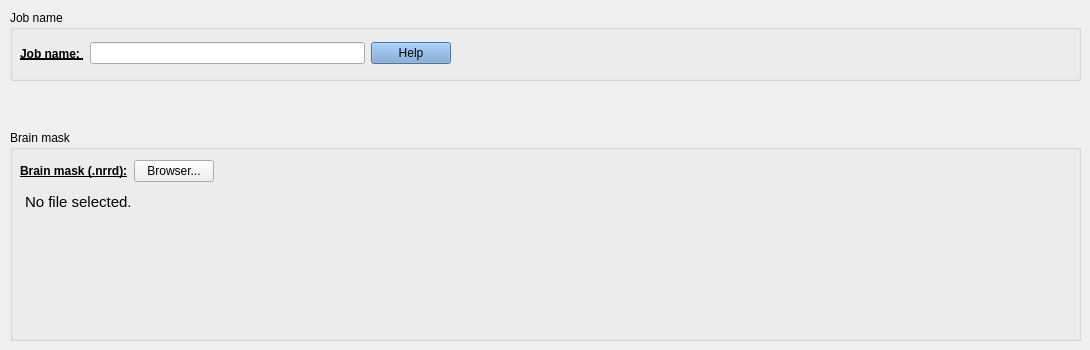
     <widget class="QWidget" name="tab_25">
      <attribute name="title">
       <string>Job name and brain mask</string>
      </attribute>
      <widget class="QGroupBox" name="groupBox_17">
       <property name="geometry">
        <rect>
         <x>10</x>
         <y>10</y>
         <width>1071</width>
         <height>71</height>
        </rect>
       </property>
       <property name="title">
        <string>Job name</string>
       </property>
       <widget class="QWidget" name="layoutWidget_16">
        <property name="geometry">
         <rect>
          <x>10</x>
          <y>30</y>
          <width>431</width>
          <height>27</height>
         </rect>
        </property>
        <layout class="QHBoxLayout" name="horizontalLayout_31">
         <item>
          <widget class="QLabel" name="label_76">
           <property name="font">
            <font>
             <weight>75</weight>
             <bold>true</bold>
             <underline>true</underline>
            </font>
           </property>
           <property name="text">
            <string>Job name: </string>
           </property>
          </widget>
         </item>
         <item>
          <widget class="QLineEdit" name="job_name_no_registration_lineEdit">
           <property name="font">
            <font>
             <weight>50</weight>
             <bold>false</bold>
            </font>
           </property>
           <property name="inputMask">
            <string/>
           </property>
           <property name="text">
            <string/>
           </property>
           <property name="clearButtonEnabled">
            <bool>false</bool>
           </property>
          </widget>
         </item>
         <item>
          <widget class="QPushButton" name="question_job_name_no_registration_pushButton">
           <property name="styleSheet">
            <string notr="true">QPushButton {
	background-color : rgb(114, 159, 207)
}
</string>
           </property>
           <property name="text">
            <string>Help</string>
           </property>
          </widget>
         </item>
        </layout>
       </widget>
      </widget>
      <widget class="QGroupBox" name="groupBox_20">
       <property name="geometry">
        <rect>
         <x>10</x>
         <y>130</y>
         <width>1071</width>
         <height>211</height>
        </rect>
       </property>
       <property name="title">
        <string>Brain mask</string>
       </property>
       <widget class="QWidget" name="layoutWidget_17">
        <property name="geometry">
         <rect>
          <x>10</x>
          <y>30</y>
          <width>1051</width>
          <height>171</height>
         </rect>
        </property>
        <layout class="QGridLayout" name="gridLayout_12">
         <item row="0" column="0">
          <widget class="QLabel" name="label_77">
           <property name="font">
            <font>
             <weight>75</weight>
             <bold>true</bold>
             <underline>true</underline>
            </font>
           </property>
           <property name="text">
            <string>Brain mask (.nrrd):</string>
           </property>
          </widget>
         </item>
         <item row="0" column="1">
          <widget class="QPushButton" name="BRAINMASK_no_registration_pushButton">
           <property name="text">
            <string>Browser...</string>
           </property>
          </widget>
         </item>
         <item row="1" column="0" colspan="3">
          <widget class="QTextEdit" name="BRAINMASK_no_registration_textEdit">
           <property name="styleSheet">
            <string notr="true">QTextEdit {
	background-color : transparent
}</string>
           </property>
           <property name="readOnly">
            <bool>true</bool>
           </property>
           <property name="html">
            <string>&lt;!DOCTYPE HTML PUBLIC &quot;-//W3C//DTD HTML 4.0//EN&quot; &quot;http://www.w3.org/TR/REC-html40/strict.dtd&quot;&gt;
&lt;html&gt;&lt;head&gt;&lt;meta name=&quot;qrichtext&quot; content=&quot;1&quot; /&gt;&lt;style type=&quot;text/css&quot;&gt;
p, li { white-space: pre-wrap; }
&lt;/style&gt;&lt;/head&gt;&lt;body style=&quot; font-family:'Ubuntu'; font-size:11pt; font-weight:400; font-style:normal;&quot;&gt;
&lt;p style=&quot; margin-top:0px; margin-bottom:0px; margin-left:0px; margin-right:0px; -qt-block-indent:0; text-indent:0px;&quot;&gt;No file selected.&lt;/p&gt;&lt;/body&gt;&lt;/html&gt;</string>
           </property>
          </widget>
         </item>
         <item row="0" column="2">
          <spacer name="horizontalSpacer_55">
           <property name="orientation">
            <enum>Qt::Horizontal</enum>
           </property>
           <property name="sizeHint" stdset="0">
            <size>
             <width>40</width>
             <height>20</height>
            </size>
           </property>
          </spacer>
         </item>
        </layout>
       </widget>
      </widget>
     </widget>
